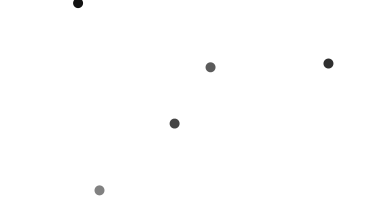
Frame 1 (no input)
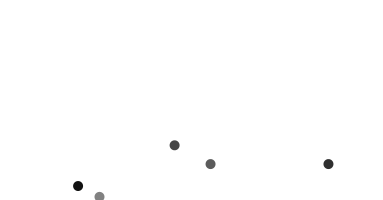
Frame 60 (the mouse pressed at the canvas centre just before this capture)
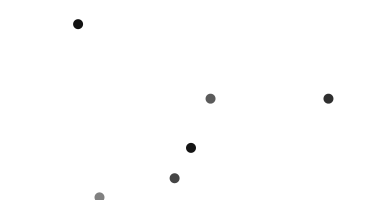
Frame 120 (the mouse held since frame 60 and released just before this capture)

The Processing sketch that drew these frames (run headless with seeded random() and noise(); from frame 60 on, the mouse is pressed at the canvas centre):

// Processing sketch: Movers
// ── Movers.pde
Mover[] movers = new Mover[5];
float gravity = 0.1;
float xSpeed = 0;
float ySpeed = 0;
 
void setup() {
  size(383, 200);
  stroke(0);
  strokeWeight(2);
  fill(0,127);
  for (int i=0; i < movers.length; i++) {
    movers[i] = new Mover(color(random(200)),random(width),random(height),10,0,0);
  }
}
 
void draw() {
  background(255);
  //if else statement regarding mouseX (horizontal) and mouseY
  //frame by frame basis: different between position of mouse on the horizontal (mouseX) and pmouseX is greater than 0
  // then the speed it's absolute value
  //otherwise, negative
  if ( mouseX-pmouseX > 0 ) {
    xSpeed = abs(mouseX-pmouseX);
  } else {
    xSpeed = -abs(mouseX-pmouseX);
  }
   
   //same for the Y axis
  if ( mouseY-pmouseY > 0 ) {
    ySpeed = abs(mouseY-pmouseY);
  } else {
    ySpeed = -abs(mouseY-pmouseY);
  }
   
  println(xSpeed);
   
  for (int i=0; i < movers.length; i++) {
    movers[i].gravity();
    movers[i].move();
    movers[i].display();
  }
}
 
void mousePressed() {
  Mover b = new Mover(color(random(200)),mouseX,mouseY,10,xSpeed,ySpeed);
  movers = (Mover[]) append(movers,b);
}
 
 
class Mover {
  float x;
  float y;
  float speedY;
  float speedX;
  float w;
  color c;
  PVector acceleration;
  float mass;
 
  Mover(color c_, float x_, float y_, float w_, float speedX_, float speedY_) {
    
    x = x_;
    y = y_;
    w = w_;
    speedY = speedY_;
    speedX = speedX_;
    c = c_;
    acceleration = new PVector(0,0);
  }
 
  void gravity() {
    speedY = speedY + gravity;
  }
 
  void display() {
    fill(c);
    noStroke();
    ellipse(x,y,w,w);
  }
 
  void move() {
    y = y + speedY;
    if (y > height) {
      speedY = speedY *-0.95;
      y = height;
    }
    x = x + speedX;
    if (x > width) {
      speedX = speedX *-1;
      x = width;
    }
    if (x < 0) {
      speedX = speedX *-1;
      x = 0;
    }
  }
}
